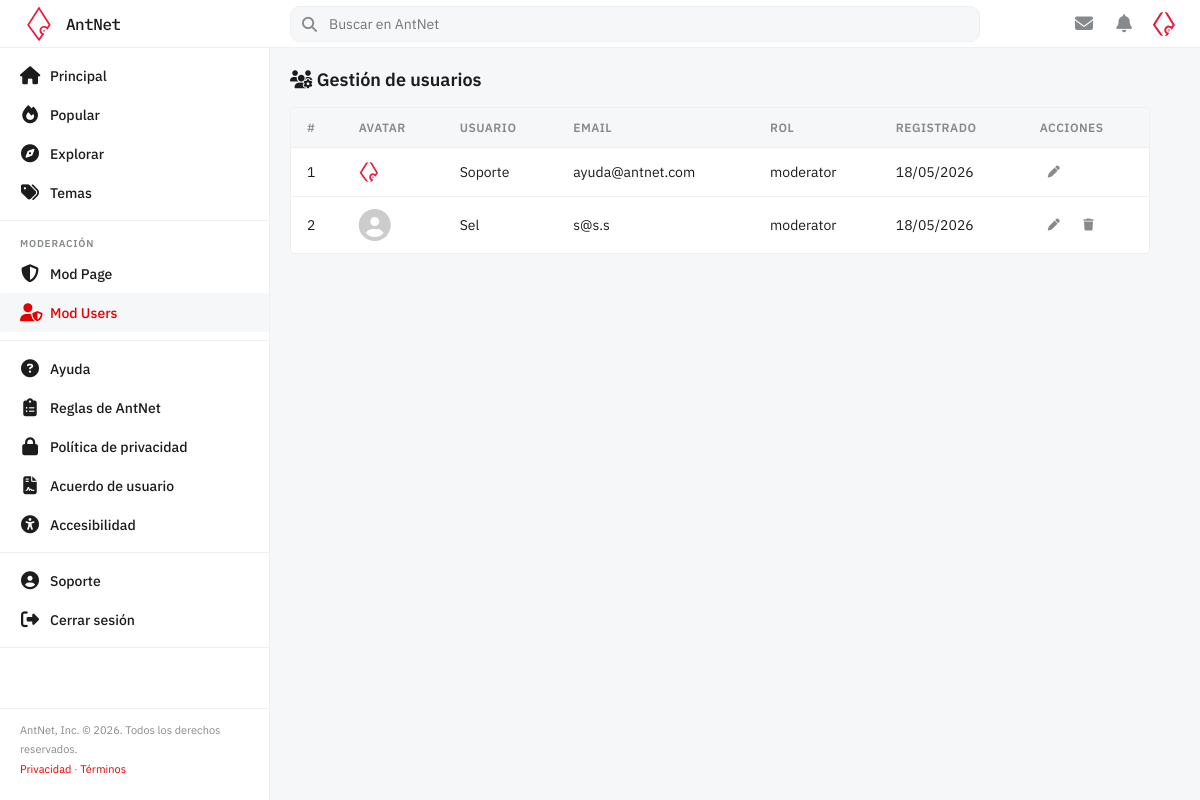
Page /pages/modusers.php (signed in) on the committed database.
### tables this page shows
CREATE TABLE IF NOT EXISTS `user` (
    `id`              BIGINT       NOT NULL AUTO_INCREMENT,
    `email`           VARCHAR(255) NOT NULL UNIQUE,
    `username`        VARCHAR(100) NOT NULL UNIQUE,
    `password`        VARCHAR(255) NOT NULL,
    `avatar`          VARCHAR(255) NULL,
    `date_registered` DATETIME     NOT NULL DEFAULT CURRENT_TIMESTAMP,
    PRIMARY KEY (`id`)
);

### src/config/database.php (called while the page is built)
<?php
function getDB(): PDO {
    $host = $_ENV['DB_HOST'] ?? 'mysql';
    $port = $_ENV['DB_PORT'] ?? '3306';
    $name = $_ENV['DB_NAME'] ?? 'AntNetDDBB';
    $user = $_ENV['DB_USER'] ?? 'user';
    $pass = $_ENV['DB_PASS'] ?? 'pass';
    $dsn = "mysql:host=$host;port=$port;dbname=$name;charset=utf8mb4";
    try {
        $pdo = new PDO($dsn, $user, $pass, [
            PDO::ATTR_ERRMODE            => PDO::ERRMODE_EXCEPTION,
            PDO::ATTR_DEFAULT_FETCH_MODE => PDO::FETCH_ASSOC,
            PDO::ATTR_EMULATE_PREPARES   => false,
        ]);
        $pdo->exec("SET time_zone = '+02:00'");
        return $pdo;
    } catch (PDOException $e) {
        error_log($e->getMessage());
        die('Error de conexión a la base de datos.');
    }
}

### src/models/User.php (called while the page is built, shortened)
<?php
require_once __DIR__ . '/../config/database.php';
class User
{
    private PDO $db;
    public function __construct()
    {
        $this->db = getDB();
    }
    public function getAll(): array
    {
        $stmt = $this->db->prepare(
            'SELECT u.*, GROUP_CONCAT(r.role_name SEPARATOR ", ") as roles_names
             FROM `user` u
             LEFT JOIN user_has_role uhr ON u.id = uhr.id_user
             LEFT JOIN role r ON uhr.id_role = r.id
             GROUP BY u.id
             ORDER BY u.id ASC'
        );
        $stmt->execute();
        return $stmt->fetchAll();
    }
}

### src/pages/modusers.php (the view, shortened to what this page needs)
<?php
require_once __DIR__ . '/../models/User.php';
$userModel = new User();
$users = $userModel->getAll();
require_once __DIR__ . '/../includes/header.php';
?>
<div class="layout">
    <?php require_once __DIR__ . '/../includes/sidebar.php'; ?>
    <main class="site-main">
        <h1 class="form-card__title" style="margin-bottom:16px">
            <i class="fa-solid fa-users-gear"></i> Gestión de usuarios
        </h1>
        <div class="mod-table-wrapper">
            <table class="mod-table">
                <thead>
                    <tr>
                        <th>#</th>
                        <th>Avatar</th>
                        <th>Usuario</th>
                        <th>Email</th>
                        <th>Rol</th>
                        <th>Registrado</th>
                        <th>Acciones</th>
                    </tr>
                </thead>
                <tbody>
                    <?php foreach ($users as $u): ?>
                    <tr id="row-<?= $u['id'] ?>">
                        <td><?= $u['id'] ?></td>
                        <td>
                            <?php if (!empty($u['avatar'])): ?>
                                <img src="<?= htmlspecialchars($u['avatar']) ?>" class="meta-avatar" alt="">
                            <?php else: ?>
                                <i class="fa-solid fa-circle-user meta-avatar-icon" style="font-size:32px; color:var(--text-muted, #ccc);"></i>
                            <?php endif; ?>
                        </td>
                        <td><?= htmlspecialchars($u['username']) ?></td>
                        <td><?= htmlspecialchars($u['email']) ?></td>
                        <td><?= htmlspecialchars($u['roles_names'] ?: 'sin rol') ?></td>
                        <td><?= date('d/m/Y', strtotime($u['date_registered'])) ?></td>
                        <td>
                            <button class="action-btn js-edit-user"
                                    data-id="<?= $u['id'] ?>"
                                    data-username="<?= htmlspecialchars($u['username']) ?>"
                                    data-email="<?= htmlspecialchars($u['email']) ?>"
                                    data-role="<?= $u['id_role'] ?? 1 ?>">
                                <i class="fa-solid fa-pen"></i>
                            </button>
                            <?php if ($u['id'] !== $_SESSION['user_id']): ?>
                            <button class="action-btn js-delete-user" data-id="<?= $u['id'] ?>" data-username="<?= htmlspecialchars($u['username']) ?>">
                                <i class="fa-solid fa-trash"></i>
                            </button>
                            <?php endif; ?>
                        </td>
                    </tr>
                    <?php endforeach; ?>
                </tbody>
            </table>
        </div>
    </main>
</div>
<?php require_once __DIR__ . '/../includes/footer.php'; ?>

### src/assets/css/style.css (style rules this page uses)
:root { --primary: #e20000; --bg: #f6f7f8; --surface: #ffffff; --sidebar-bg: #ffffff; --border: #edeff1; --text: #1c1c1c; --muted: #878a8c; --hover-bg: #f6f7f8; --header-bg: #ffffff; --header-h: 48px; --sidebar-w: 270px; }
* { box-sizing: border-box; margin: 0; padding: 0; }
body { font-family: 'IBM Plex Sans', sans-serif; background-color: var(--bg); color: var(--text); font-size: 14px; }
.layout { display: flex; margin-top: var(--header-h); min-height: calc(100vh - var(--header-h)); }
main { margin-left: var(--sidebar-w); flex: 1; padding: 20px 50px 20px 20px; }
.action-btn { display: flex; align-items: center; gap: 5px; border: none; background: transparent; padding: 6px 8px; border-radius: 2px; cursor: pointer; font-size: 12px; font-weight: 700; color: var(--muted); font-family: inherit; transition: background .12s, color .12s; }
.meta-avatar { width: 20px; height: 20px; border-radius: 50%; object-fit: cover; vertical-align: middle; }
.meta-avatar-icon { font-size: 20px; color: var(--muted); vertical-align: middle; }
.form-card__title { font-size: 18px; font-weight: 600; }
.mod-table-wrapper { background: var(--surface); border: 1px solid var(--border); border-radius: 4px; overflow-x: auto; margin-bottom: 20px; }
.mod-table { width: 100%; border-collapse: collapse; text-align: left; }
.mod-table th, .mod-table td { padding: 12px 16px; border-bottom: 1px solid var(--border); color: var(--text); font-size: 14px; vertical-align: middle; }
.mod-table th { background: var(--bg); font-weight: 600; color: var(--muted); text-transform: uppercase; font-size: 12px; letter-spacing: 0.5px; }
.mod-table tbody tr:last-child td { border-bottom: none; }
.mod-table td .action-btn { display: inline-flex; margin-right: 4px; }

### rows in the picture
user: id "1", avatar (picture), username "Soporte", email "ayuda@antnet.com", roles_names "moderator", date_registered "18/05/2026"
user: id "2", username "Sel", email "s@s.s", roles_names "moderator", date_registered "18/05/2026"

### other values in the picture
$_SESSION['username'] "Soporte"
